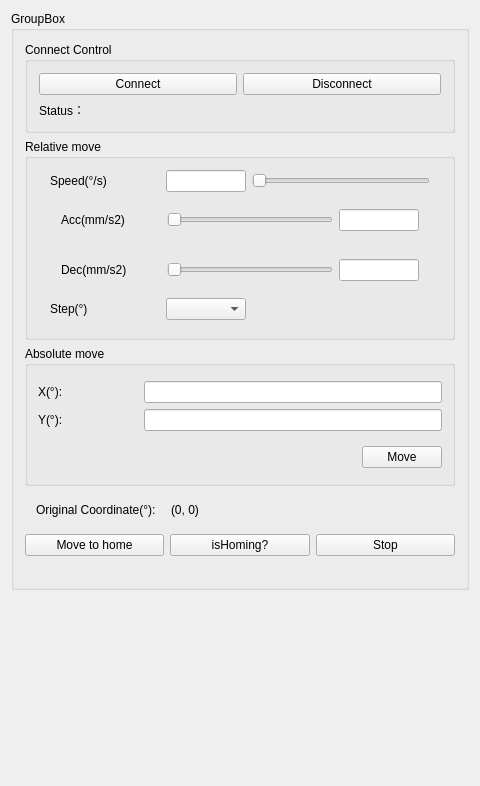
<?xml version="1.0" encoding="UTF-8"?>
<ui version="4.0">
 <class>DeviceControlWidgetClass</class>
 <widget class="QWidget" name="DeviceControlWidgetClass">
  <property name="geometry">
   <rect>
    <x>0</x>
    <y>0</y>
    <width>480</width>
    <height>786</height>
   </rect>
  </property>
  <property name="windowTitle">
   <string>DeviceControlWidget</string>
  </property>
  <layout class="QVBoxLayout" name="verticalLayout_5">
   <item>
    <widget class="QGroupBox" name="groupBox_4">
     <property name="title">
      <string>GroupBox</string>
     </property>
     <layout class="QVBoxLayout" name="verticalLayout_3">
      <item>
       <widget class="QGroupBox" name="groupBox">
        <property name="title">
         <string>Connect Control</string>
        </property>
        <layout class="QVBoxLayout" name="verticalLayout_4">
         <item>
          <layout class="QHBoxLayout" name="horizontalLayout_9">
           <item>
            <widget class="QPushButton" name="btn_connect">
             <property name="text">
              <string>Connect</string>
             </property>
            </widget>
           </item>
           <item>
            <widget class="QPushButton" name="btn_disconnect">
             <property name="text">
              <string>Disconnect</string>
             </property>
            </widget>
           </item>
          </layout>
         </item>
         <item>
          <layout class="QHBoxLayout" name="horizontalLayout_8" stretch="0,3">
           <item>
            <widget class="QLabel" name="label">
             <property name="text">
              <string>Status：</string>
             </property>
            </widget>
           </item>
           <item>
            <widget class="QLabel" name="label_status">
             <property name="font">
              <font>
               <weight>75</weight>
               <bold>true</bold>
              </font>
             </property>
             <property name="text">
              <string/>
             </property>
            </widget>
           </item>
          </layout>
         </item>
        </layout>
       </widget>
      </item>
      <item>
       <widget class="QGroupBox" name="groupBox_2">
        <property name="minimumSize">
         <size>
          <width>0</width>
          <height>0</height>
         </size>
        </property>
        <property name="title">
         <string>Relative move</string>
        </property>
        <layout class="QVBoxLayout" name="verticalLayout_2">
         <property name="topMargin">
          <number>0</number>
         </property>
         <property name="bottomMargin">
          <number>0</number>
         </property>
         <item>
          <widget class="QWidget" name="widget" native="true">
           <layout class="QGridLayout" name="gridLayout">
            <item row="0" column="0">
             <widget class="QLabel" name="label_slow">
              <property name="minimumSize">
               <size>
                <width>110</width>
                <height>0</height>
               </size>
              </property>
              <property name="maximumSize">
               <size>
                <width>120</width>
                <height>16777215</height>
               </size>
              </property>
              <property name="sizeIncrement">
               <size>
                <width>0</width>
                <height>0</height>
               </size>
              </property>
              <property name="text">
               <string>Speed(°/s)</string>
              </property>
              <property name="alignment">
               <set>Qt::AlignLeading|Qt::AlignLeft|Qt::AlignVCenter</set>
              </property>
             </widget>
            </item>
            <item row="0" column="1">
             <widget class="QLineEdit" name="lineEdit_speed">
              <property name="minimumSize">
               <size>
                <width>80</width>
                <height>0</height>
               </size>
              </property>
              <property name="maximumSize">
               <size>
                <width>80</width>
                <height>16777215</height>
               </size>
              </property>
             </widget>
            </item>
            <item row="0" column="2">
             <widget class="QSlider" name="hSlider_speed">
              <property name="styleSheet">
               <string notr="true"/>
              </property>
              <property name="orientation">
               <enum>Qt::Horizontal</enum>
              </property>
             </widget>
            </item>
            <item row="1" column="0" colspan="3">
             <widget class="QWidget" name="widget_6" native="true">
              <layout class="QHBoxLayout" name="horizontalLayout_7">
               <item>
                <widget class="QLabel" name="label_slow_2">
                 <property name="minimumSize">
                  <size>
                   <width>100</width>
                   <height>0</height>
                  </size>
                 </property>
                 <property name="maximumSize">
                  <size>
                   <width>150</width>
                   <height>16777215</height>
                  </size>
                 </property>
                 <property name="sizeIncrement">
                  <size>
                   <width>0</width>
                   <height>0</height>
                  </size>
                 </property>
                 <property name="text">
                  <string>Acc(mm/s2)</string>
                 </property>
                 <property name="alignment">
                  <set>Qt::AlignLeading|Qt::AlignLeft|Qt::AlignVCenter</set>
                 </property>
                </widget>
               </item>
               <item>
                <widget class="QSlider" name="hSlider_acc_speed">
                 <property name="styleSheet">
                  <string notr="true"/>
                 </property>
                 <property name="orientation">
                  <enum>Qt::Horizontal</enum>
                 </property>
                </widget>
               </item>
               <item>
                <widget class="QLineEdit" name="acc_speed">
                 <property name="minimumSize">
                  <size>
                   <width>80</width>
                   <height>0</height>
                  </size>
                 </property>
                 <property name="maximumSize">
                  <size>
                   <width>80</width>
                   <height>16777215</height>
                  </size>
                 </property>
                </widget>
               </item>
              </layout>
             </widget>
            </item>
            <item row="2" column="0" colspan="3">
             <widget class="QWidget" name="widget_2" native="true">
              <layout class="QHBoxLayout" name="horizontalLayout_4">
               <item>
                <widget class="QLabel" name="label_slow_3">
                 <property name="minimumSize">
                  <size>
                   <width>100</width>
                   <height>0</height>
                  </size>
                 </property>
                 <property name="maximumSize">
                  <size>
                   <width>150</width>
                   <height>16777215</height>
                  </size>
                 </property>
                 <property name="sizeIncrement">
                  <size>
                   <width>0</width>
                   <height>0</height>
                  </size>
                 </property>
                 <property name="text">
                  <string>Dec(mm/s2)</string>
                 </property>
                 <property name="alignment">
                  <set>Qt::AlignLeading|Qt::AlignLeft|Qt::AlignVCenter</set>
                 </property>
                </widget>
               </item>
               <item>
                <widget class="QSlider" name="hSlider_dec_speed">
                 <property name="styleSheet">
                  <string notr="true"/>
                 </property>
                 <property name="orientation">
                  <enum>Qt::Horizontal</enum>
                 </property>
                </widget>
               </item>
               <item>
                <widget class="QLineEdit" name="dec_speed">
                 <property name="minimumSize">
                  <size>
                   <width>80</width>
                   <height>0</height>
                  </size>
                 </property>
                 <property name="maximumSize">
                  <size>
                   <width>80</width>
                   <height>16777215</height>
                  </size>
                 </property>
                </widget>
               </item>
              </layout>
             </widget>
            </item>
            <item row="3" column="0">
             <widget class="QLabel" name="label_step">
              <property name="minimumSize">
               <size>
                <width>100</width>
                <height>0</height>
               </size>
              </property>
              <property name="maximumSize">
               <size>
                <width>120</width>
                <height>16777215</height>
               </size>
              </property>
              <property name="text">
               <string>Step(°)</string>
              </property>
              <property name="alignment">
               <set>Qt::AlignLeading|Qt::AlignLeft|Qt::AlignVCenter</set>
              </property>
             </widget>
            </item>
            <item row="3" column="1">
             <widget class="QComboBox" name="comboBox_step">
              <property name="minimumSize">
               <size>
                <width>80</width>
                <height>0</height>
               </size>
              </property>
              <property name="maximumSize">
               <size>
                <width>80</width>
                <height>16777215</height>
               </size>
              </property>
             </widget>
            </item>
            <item row="3" column="2">
             <spacer name="horizontalSpacer">
              <property name="orientation">
               <enum>Qt::Horizontal</enum>
              </property>
              <property name="sizeHint" stdset="0">
               <size>
                <width>427</width>
                <height>20</height>
               </size>
              </property>
             </spacer>
            </item>
           </layout>
          </widget>
         </item>
         <item>
          <widget class="QWidget" name="widget_3" native="true">
           <property name="minimumSize">
            <size>
             <width>0</width>
             <height>0</height>
            </size>
           </property>
           <property name="sizeIncrement">
            <size>
             <width>0</width>
             <height>0</height>
            </size>
           </property>
           <layout class="QHBoxLayout" name="horizontalLayout_5">
            <property name="spacing">
             <number>0</number>
            </property>
            <property name="leftMargin">
             <number>0</number>
            </property>
            <property name="topMargin">
             <number>0</number>
            </property>
            <property name="rightMargin">
             <number>0</number>
            </property>
            <property name="bottomMargin">
             <number>0</number>
            </property>
            <item>
             <widget class="MotionMoveWidget" name="widget_motion" native="true"/>
            </item>
           </layout>
          </widget>
         </item>
        </layout>
       </widget>
      </item>
      <item>
       <widget class="QGroupBox" name="groupBox_3">
        <property name="minimumSize">
         <size>
          <width>0</width>
          <height>0</height>
         </size>
        </property>
        <property name="title">
         <string>Absolute move</string>
        </property>
        <layout class="QHBoxLayout" name="horizontalLayout_2">
         <property name="spacing">
          <number>0</number>
         </property>
         <property name="leftMargin">
          <number>0</number>
         </property>
         <property name="topMargin">
          <number>0</number>
         </property>
         <property name="rightMargin">
          <number>0</number>
         </property>
         <property name="bottomMargin">
          <number>0</number>
         </property>
         <item>
          <widget class="QWidget" name="widget_4" native="true">
           <property name="minimumSize">
            <size>
             <width>0</width>
             <height>0</height>
            </size>
           </property>
           <layout class="QVBoxLayout" name="verticalLayout">
            <property name="spacing">
             <number>15</number>
            </property>
            <property name="leftMargin">
             <number>10</number>
            </property>
            <property name="topMargin">
             <number>15</number>
            </property>
            <property name="rightMargin">
             <number>10</number>
            </property>
            <property name="bottomMargin">
             <number>15</number>
            </property>
            <item>
             <layout class="QGridLayout" name="gridLayout_3">
              <item row="0" column="0">
               <widget class="QLabel" name="label_4">
                <property name="minimumSize">
                 <size>
                  <width>100</width>
                  <height>0</height>
                 </size>
                </property>
                <property name="maximumSize">
                 <size>
                  <width>100</width>
                  <height>16777215</height>
                 </size>
                </property>
                <property name="text">
                 <string>X(°): </string>
                </property>
               </widget>
              </item>
              <item row="0" column="1">
               <widget class="QLineEdit" name="lineEdit_x">
                <property name="text">
                 <string/>
                </property>
               </widget>
              </item>
              <item row="1" column="1">
               <widget class="QLineEdit" name="lineEdit_y">
                <property name="text">
                 <string/>
                </property>
               </widget>
              </item>
              <item row="1" column="0">
               <widget class="QLabel" name="label_5">
                <property name="minimumSize">
                 <size>
                  <width>100</width>
                  <height>0</height>
                 </size>
                </property>
                <property name="maximumSize">
                 <size>
                  <width>100</width>
                  <height>16777215</height>
                 </size>
                </property>
                <property name="text">
                 <string>Y(°): </string>
                </property>
               </widget>
              </item>
             </layout>
            </item>
            <item>
             <layout class="QHBoxLayout" name="horizontalLayout_3">
              <item>
               <spacer name="horizontalSpacer_2">
                <property name="orientation">
                 <enum>Qt::Horizontal</enum>
                </property>
                <property name="sizeHint" stdset="0">
                 <size>
                  <width>40</width>
                  <height>20</height>
                 </size>
                </property>
               </spacer>
              </item>
              <item>
               <widget class="QPushButton" name="btn_absMove">
                <property name="text">
                 <string>Move</string>
                </property>
               </widget>
              </item>
             </layout>
            </item>
           </layout>
          </widget>
         </item>
        </layout>
       </widget>
      </item>
      <item>
       <widget class="QWidget" name="widget_5" native="true">
        <property name="minimumSize">
         <size>
          <width>0</width>
          <height>0</height>
         </size>
        </property>
        <layout class="QHBoxLayout" name="horizontalLayout" stretch="0,1">
         <property name="spacing">
          <number>15</number>
         </property>
         <item>
          <widget class="QLabel" name="label_2">
           <property name="text">
            <string>Original Coordinate(°):</string>
           </property>
          </widget>
         </item>
         <item>
          <widget class="QLabel" name="label_coordOriginal">
           <property name="text">
            <string>(0, 0)</string>
           </property>
          </widget>
         </item>
        </layout>
       </widget>
      </item>
      <item>
       <layout class="QHBoxLayout" name="horizontalLayout_6">
        <item>
         <widget class="QPushButton" name="btn_zero">
          <property name="text">
           <string>Move to home</string>
          </property>
         </widget>
        </item>
        <item>
         <widget class="QPushButton" name="isHoming">
          <property name="text">
           <string>isHoming?</string>
          </property>
         </widget>
        </item>
        <item>
         <widget class="QPushButton" name="btn_stop">
          <property name="text">
           <string>Stop</string>
          </property>
         </widget>
        </item>
       </layout>
      </item>
      <item>
       <widget class="QLabel" name="HomingStatus">
        <property name="text">
         <string/>
        </property>
       </widget>
      </item>
     </layout>
    </widget>
   </item>
   <item>
    <spacer name="verticalSpacer">
     <property name="orientation">
      <enum>Qt::Vertical</enum>
     </property>
     <property name="sizeHint" stdset="0">
      <size>
       <width>20</width>
       <height>40</height>
      </size>
     </property>
    </spacer>
   </item>
  </layout>
 </widget>
 <layoutdefault spacing="6" margin="11"/>
 <customwidgets>
  <customwidget>
   <class>MotionMoveWidget</class>
   <extends>QWidget</extends>
   <header>MoveWidget.h</header>
   <container>1</container>
  </customwidget>
 </customwidgets>
 <resources/>
 <connections/>
</ui>
